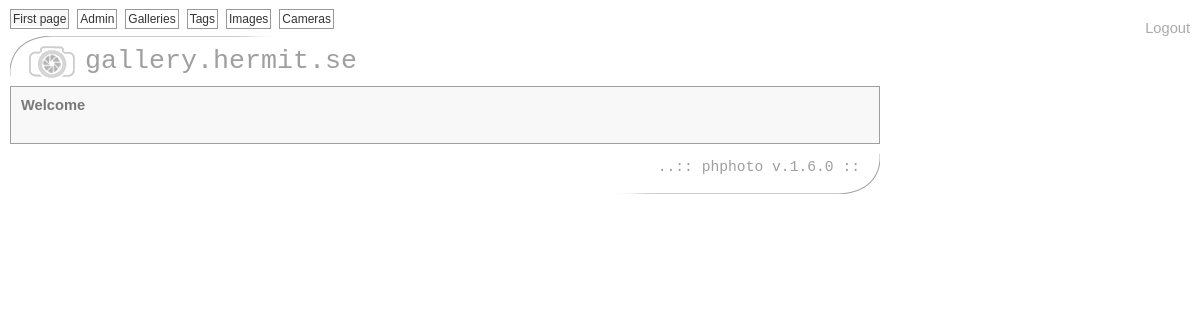
The app's page / (signed in) with its own data.
### tables this page shows
CREATE TABLE IF NOT EXISTS `texts` (
  `language_id` varchar(3) NOT NULL,
  `category` varchar(255) NOT NULL,
  `name` varchar(255) NOT NULL,
  `text` text NOT NULL,
  `parameters` int(11) NOT NULL,
  `changed` timestamp NOT NULL default CURRENT_TIMESTAMP on update CURRENT_TIMESTAMP,
  `created` datetime NOT NULL,
  UNIQUE KEY `UNIQUE` (`language_id`,`category`,`name`)
);

### src/common.php (called while the page is built, shortened)
<?php
function phphoto_text($db, $category, $name) {
    $language = GALLERY_LANGUAGE;
    $sql = sprintf("SELECT text, parameters FROM texts WHERE language_id = '%s' AND category = '%s' AND name = '%s';",
            mysql_real_escape_string($language),
            mysql_real_escape_string($category),
            mysql_real_escape_string($name));
    $result = phphoto_db_query($db, $sql);
    $text = $result[0];
    return call_user_func_array('sprintf', array_merge((array) $result[0]['text'], $argv));
}
?>

### src/database.php (called while the page is built, shortened)
<?php
function phphoto_db_query($db, $sql) {
    if (!$result = mysql_query($sql, $db))
        die('Invalid SQL: '.$sql);
    $result_array = array();
    while($row = mysql_fetch_array($result, MYSQL_ASSOC)) {
        array_push($result_array, $row);
    }
    return $result_array;
}
?>

### src/phphoto.php (the view, shortened to what this page needs)
<?php
require_once('./database.php');
require_once('./common.php');
require_once('./gallery.php');
$settings = phphoto_load_settings();
function phphoto_stylesheets() {
    echo "\n<link rel='stylesheet' href='".GALLERY_THEME_PATH."/gallery.css' type='text/css' />";
    echo "\n<link rel='stylesheet' href='".GALLERY_THEME_PATH."/admin.css' type='text/css' />";
}
function phphoto_main($authorized = false) {
    global $settings;
    $db = phphoto_db_connect();
    $admin = (isset($_GET[GET_KEY_ADMIN_QUERY])) ? $_GET[GET_KEY_ADMIN_QUERY] : '';
    if ($authorized)
        phphoto_admin_links($db);
    if ($authorized && strlen($admin) > 0)
        phphoto_admin($db, $settings, $admin);
    else
        phphoto_gallery($db);
}
function phphoto_gallery($db) {
    $gallery_id = (isset($_GET[GET_KEY_GALLERY_ID])) ? $_GET[GET_KEY_GALLERY_ID] : INVALID_ID;
    $tag_id = (isset($_GET[GET_KEY_TAG_ID])) ? $_GET[GET_KEY_TAG_ID] : INVALID_ID;
    if (is_numeric($gallery_id) && $gallery_id != INVALID_ID)
        phphoto_echo_gallery($db, $gallery_id);
    elseif (is_numeric($tag_id) && $tag_id != INVALID_ID)
        phphoto_echo_tag($db, $tag_id);
    else
        phphoto_echo_galleries($db);
}
function phphoto_admin_links($db) {
    $text_index = phphoto_text($db, 'section', 'index');
    $text_admin = phphoto_text($db, 'section', 'admin');
    $text_galleries = phphoto_text($db, 'section', 'galleries');
    $text_tags = phphoto_text($db, 'section', 'tags');
    $text_images = phphoto_text($db, 'section', 'images');
    $text_cameras = phphoto_text($db, 'section', 'cameras');
    echo "\n<ul>";
    echo "\n    <li".((!isset($_GET[GET_KEY_ADMIN_QUERY]))?" class=active":'').
            "><a href='".CURRENT_PAGE."'>$text_index</a></li>";
    echo "\n    <li".((isset($_GET[GET_KEY_ADMIN_QUERY]) && $_GET[GET_KEY_ADMIN_QUERY] == GET_VALUE_ADMIN_DEFAULT)?" class=active":'').
            "><a href='".CURRENT_PAGE.'?'.GET_KEY_ADMIN_QUERY.'='.GET_VALUE_ADMIN_DEFAULT."'>$text_admin</a></li>";
    echo "\n    <li".((isset($_GET[GET_KEY_ADMIN_QUERY]) && $_GET[GET_KEY_ADMIN_QUERY] == GET_VALUE_ADMIN_GALLERY)?" class=active":'').
            "><a href='".CURRENT_PAGE.'?'.GET_KEY_ADMIN_QUERY.'='.GET_VALUE_ADMIN_GALLERY."'>$text_galleries</a></li>";
    echo "\n    <li".((isset($_GET[GET_KEY_ADMIN_QUERY]) && $_GET[GET_KEY_ADMIN_QUERY] == GET_VALUE_ADMIN_TAG)?" class=active":'').
            "><a href='".CURRENT_PAGE.'?'.GET_KEY_ADMIN_QUERY.'='.GET_VALUE_ADMIN_TAG."'>$text_tags</a></li>";
    echo "\n    <li".((isset($_GET[GET_KEY_ADMIN_QUERY]) && $_GET[GET_KEY_ADMIN_QUERY] == GET_VALUE_ADMIN_IMAGE)?" class=active":'').
            "><a href='".CURRENT_PAGE.'?'.GET_KEY_ADMIN_QUERY.'='.GET_VALUE_ADMIN_IMAGE."'>$text_images</a></li>";
    echo "\n    <li".((isset($_GET[GET_KEY_ADMIN_QUERY]) && $_GET[GET_KEY_ADMIN_QUERY] == GET_VALUE_ADMIN_CAMERA)?" class=active":'').
            "><a href='".CURRENT_PAGE.'?'.GET_KEY_ADMIN_QUERY.'='.GET_VALUE_ADMIN_CAMERA."'>$text_cameras</a></li>";
    echo "\n</ul>";
}
function phphoto_load_settings() {
    $settings = array();
    $handle = fopen(SETTINGS_FILE, "r");
    while (!feof($handle)) {
        $buffer = fgets($handle);
        $buffer = explode(':', $buffer, 2);
        if (count($buffer) == 2) {
            $settings[trim($buffer[0])] = trim($buffer[1]);
        }
    }
    return $settings;
}
?>

### src/themes/default/gallery.css (style rules this page uses)
* { margin: 0; padding: 0; font-family: helvetica,arial,freesans,clean,sans-serif,"new century schoolbook",serif; font-size: 11pt; color: #000000; }
body { background-color: #ffffff; }
a { text-decoration: none; color: #333333; }

### src/themes/default/admin.css (style rules this page uses)
ul { margin-bottom: 10px; font-size: 8pt; }
ul li { margin-right: 5px; background-color: transparent; display: inline; }
ul li.active { background-color: #f8f8f8; }
ul li a { border: 1px #999999 solid; font-size: 9pt; padding: 2px; }

### records on screen
texts: text "First page"
texts: text "Admin"
texts: text "Galleries"
texts: text "Tags"
texts: text "Images"
texts: text "Cameras"

### other values on screen
GALLERY_TITLE "gallery.hermit.se"
GALLERY_WELCOME "Welcome"
GALLERY_NAME "phphoto"
GALLERY_VERSION "1.6.0"
